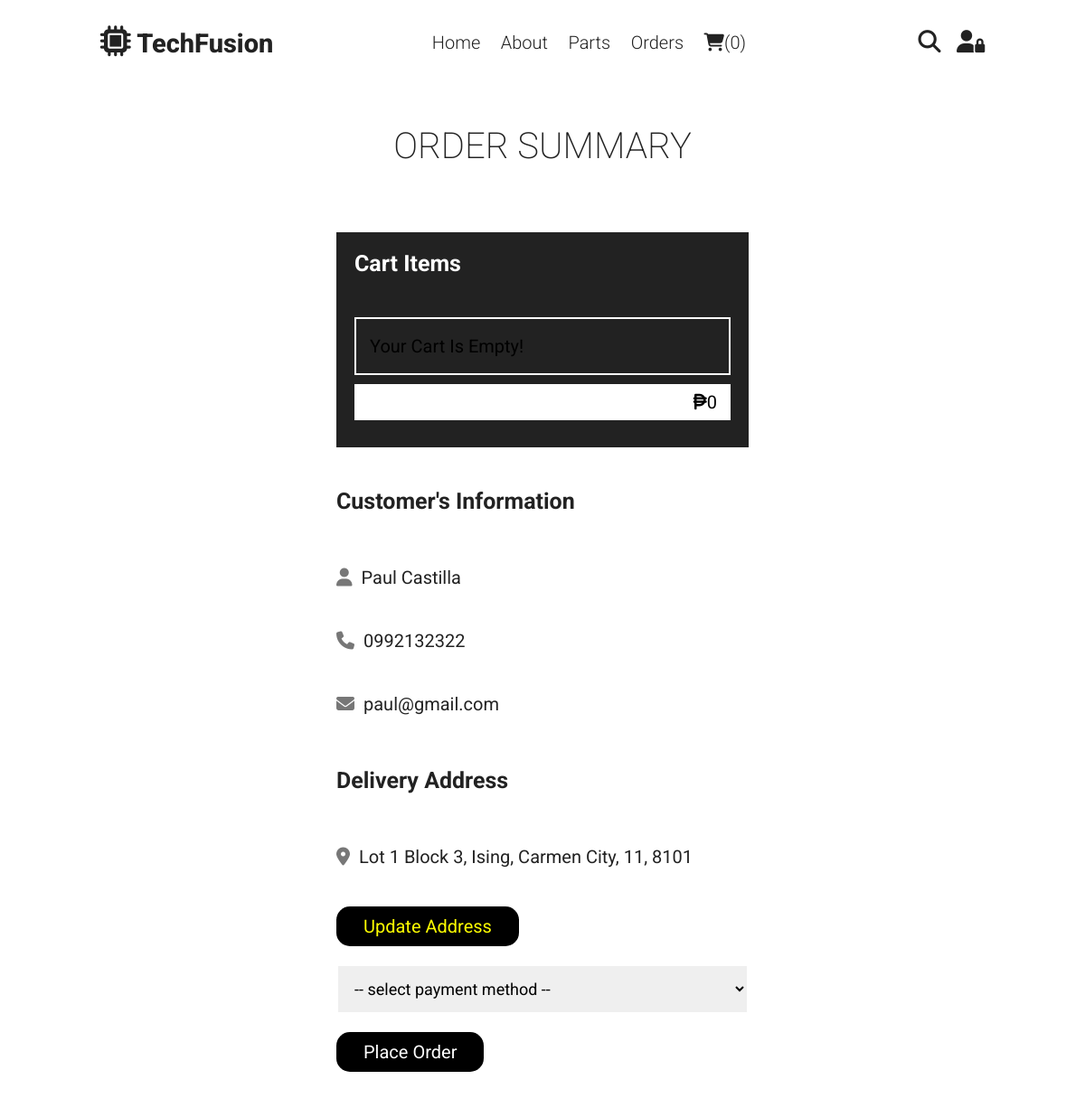
Page /checkout.php (signed in) on the committed database.
### tables this page shows
CREATE TABLE `users` (
  `id` int(100) NOT NULL,
  `name` varchar(20) NOT NULL,
  `email` varchar(50) NOT NULL,
  `number` varchar(11) NOT NULL,
  `password` varchar(50) NOT NULL,
  `address` varchar(500) NOT NULL
);

### checkout.php (the view, shortened to what this page needs)
<?php
$database = new Database();
$conn = $database->getConnection();
if(isset($_SESSION['user_id'])){
   $user_id = $_SESSION['user_id'];
}else{
   $user_id = '';
   header('location:home.php');
};
?>
<!DOCTYPE html>
<html lang="en">
<head>
   <link rel="stylesheet" href="https://cdnjs.cloudflare.com/ajax/libs/font-awesome/6.1.1/css/all.min.css">
   <link rel="stylesheet" href="css/customer.css">
</head>
<body>
<?php include 'components/user_header.php'; ?>
<section class="checkout">
   <h1 class="title">Order Summary</h1>
<form action="" method="post">
   <div class="cart-items">
      <h3>cart items</h3>
      <?php
         $grand_total = 0;
         $cart_items[] = '';
         $select_cart = $conn->prepare("SELECT * FROM `cart` WHERE user_id = ?");
         $select_cart->execute([$user_id]);
         if($select_cart->rowCount() > 0){
            while($fetch_cart = $select_cart->fetch(PDO::FETCH_ASSOC)){
               $cart_items[] = $fetch_cart['name'].' ('.$fetch_cart['price'].' x '. $fetch_cart['quantity'].') - ';
               $total_products = implode($cart_items);
               $grand_total += ($fetch_cart['price'] * $fetch_cart['quantity']);
      ?>
      <p><span class="name"><?= $fetch_cart['name']; ?></span><span class="price"><i class="fa-solid fa-peso-sign"></i><?= $fetch_cart['price']; ?> x <?= $fetch_cart['quantity']; ?></span></p>
      <?php
            }
         }else{
            echo '<p class="empty">your cart is empty!</p>';
         }
      ?>
      <p class="grand-total"><span class="name">Total:</span><span class="price"><i class="fa-solid fa-peso-sign"></i><?= $grand_total; ?></span></p>
   </div>
   <div class="user-info">
      <h3>Customer's Information</h3>
      <p><i class="fas fa-user"></i><span><?= $fetch_profile['name'] ?></span></p>
      <p><i class="fas fa-phone"></i><span><?= $fetch_profile['number'] ?></span></p>
      <p><i class="fas fa-envelope"></i><span><?= $fetch_profile['email'] ?></span></p>
      <h3>Delivery Address</h3>
      <p><i class="fas fa-map-marker-alt"></i><span><?php if($fetch_profile['address'] == ''){echo 'please enter your address';}else{echo $fetch_profile['address'];} ?></span></p>
      <a href="update_address.php" class="btn" id="loginow" style="color:yellow">update address</a>
      <select name="method" class="box" required>
         <option value="" disabled selected>-- select payment method --</option>
      </select>
      <input type="submit" value="place order" class="btn <?php if($fetch_profile['address'] == ''){echo 'disabled';} ?>" name="submit" id="loginow" style="color:white">
   </div>
</form>
</section>
</body>
</html>

### css/customer.css (style rules this page uses)
:root { --yellow:#010187; --red:#010187; --white:#fff; --black:#222; --light-color:#777; --gayjuan: #010187; --border:.2rem solid var(--white); }
* { font-family: 'Roboto', sans-serif; box-sizing: border-box; outline: none; border: none; text-decoration: none; }
html { font-size: 62.5%; overflow-x: hidden; scroll-behavior: smooth; stop-opacity: 7rem; }
section { margin:0 auto; max-width: 1200px; padding:2rem; }
.title { text-align: center; margin-bottom: 2.5rem; font-weight: 200; font-size: 4rem; color:var(--black); text-transform: uppercase; text-underline-offset: 1rem; }
.btn, .delete-btn { margin-top: 1rem; display: inline-block; font-size: 2rem; padding:1rem 3rem; cursor: pointer; text-transform: capitalize; transition: .2s linear; }
.btn { background-color: var(--yellow); color:var(--black); }
.empty { border:var(--border); padding:1.5rem; text-align: center; width: 100%; font-size: 2rem; text-transform: capitalize; color:var(--main); }
.checkout form { max-width: 50rem; margin:0 auto; border:var(--border); padding:2rem; }
.checkout form h3 { font-size: 2.5rem; text-transform: capitalize; padding: 2rem 0; color:var(--black); }
.checkout form .cart-items { background-color: var(--black); padding:2rem; padding-top: 0; }
.checkout form .cart-items h3 { color:white; }
.checkout form .cart-items p { display: flex; align-items: center; gap:1.5rem; justify-content: space-between; margin:1rem 0; line-height: 1.5; font-size: 2rem; }
.checkout form .cart-items p .name { color:white; }
.checkout form .cart-items p .price { color:white; }
.checkout form .cart-items .grand-total { background-color: var(--white); padding:.5rem 1.5rem; }
.checkout form .cart-items .grand-total .price { color:var(--main); }
.checkout form .user-info p { font-size: 2rem; line-height: 1.5; padding:1rem 0; }
.checkout form .user-info p i { color:var(--light-color); margin-right: 1rem; }
.checkout form .user-info p span { color:var(--black); }
.checkout form .user-info .box { width: 100%; border:var(--border); padding:1.4rem; margin-top: 2rem; margin-bottom: 1rem; font-size: 1.8rem; }
#loginow { background: #000; color: white; border-radius: 1.5rem; text-decoration: none; }

### rows in the picture
users: name "Paul Castilla", number "0992132322", email "paul@gmail.com", address "Lot 1 Block 3, Ising, Carmen City, 11, 8101", submit "place order"

### other values in the picture
$total_cart_items "0"
$grand_total "0"
